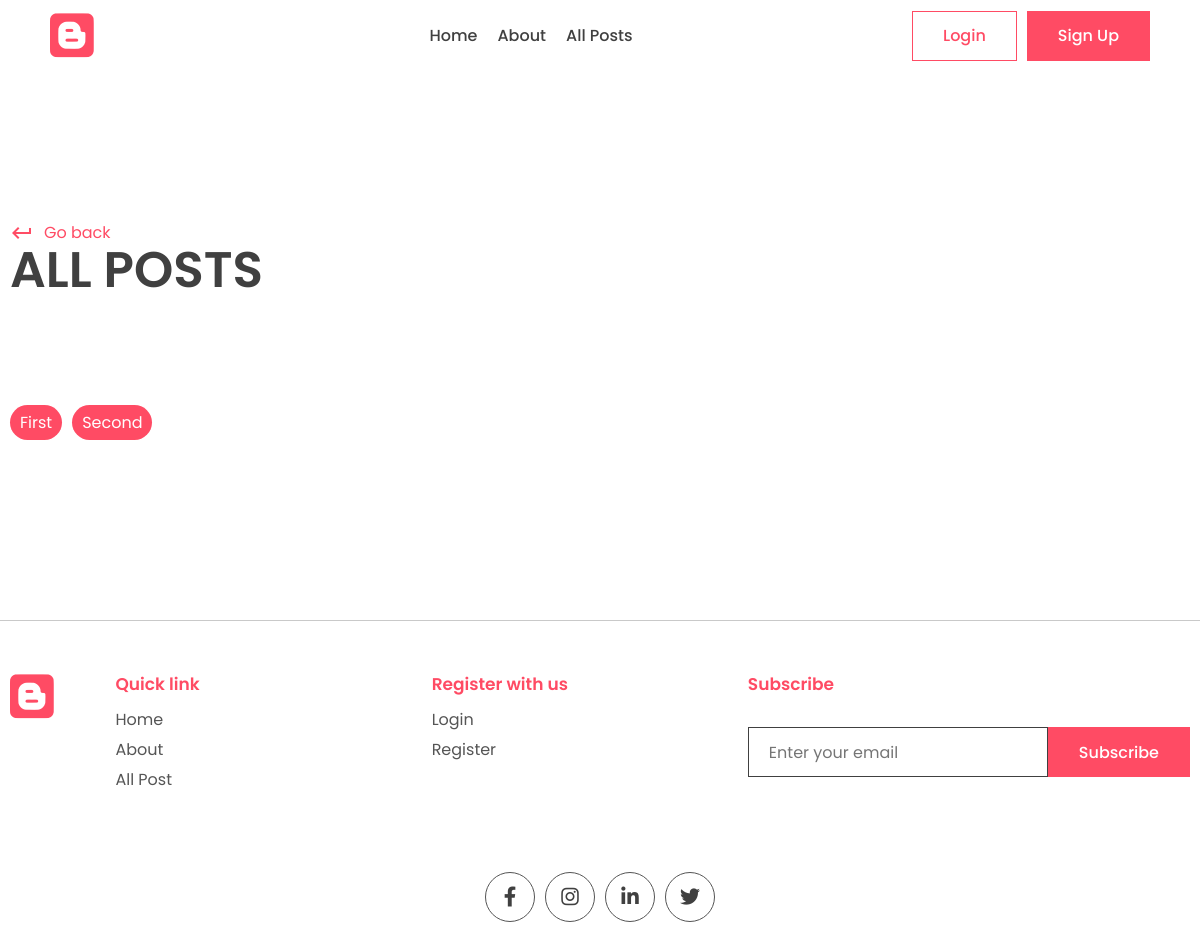
Page /all_posts on the earlier database version.
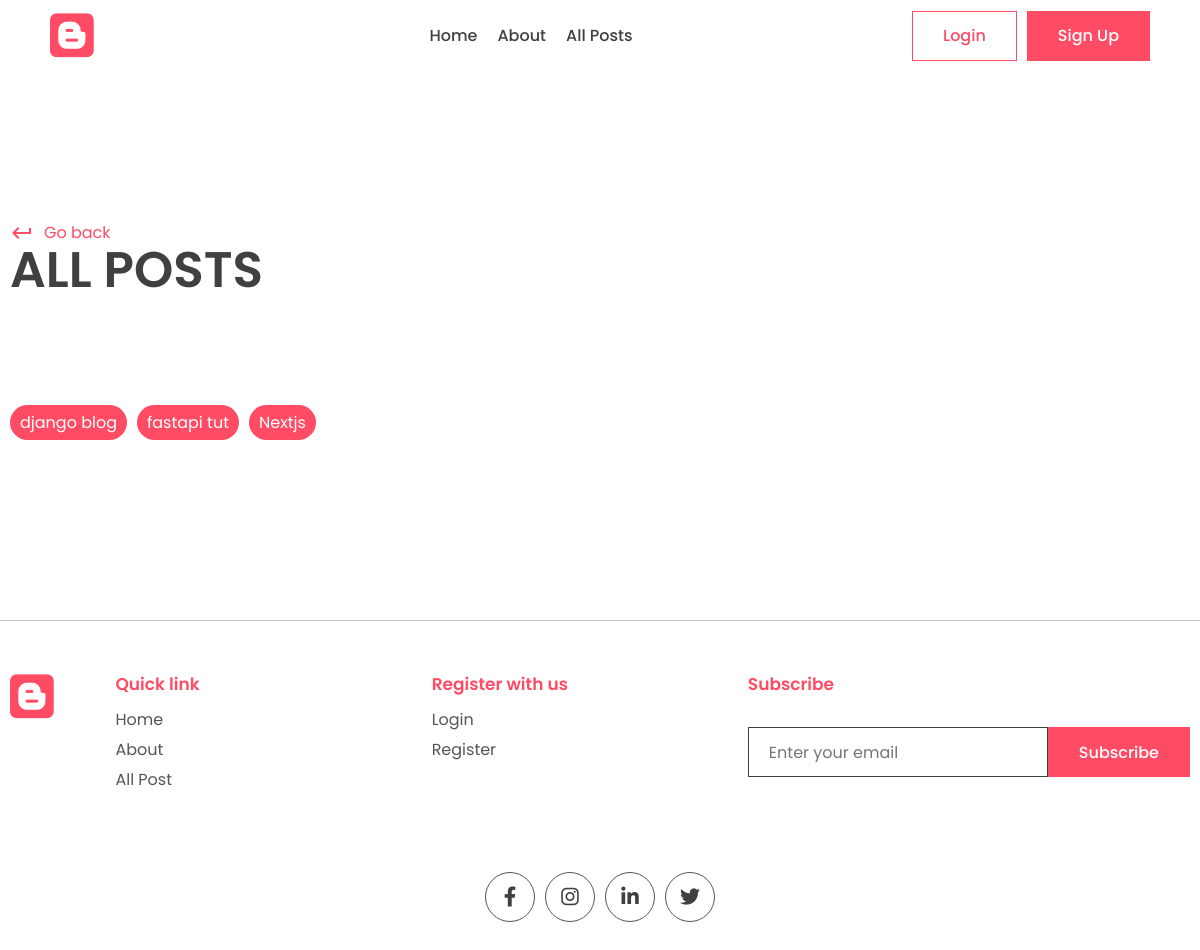
Same page on the later database version.
### app/models.py (models this page shows, shortened)
class Post(models.Model):
    title =  models.CharField(max_length=200)
    content = models.TextField()
    last_updated = models.DateTimeField(auto_now=True)
    slug = models.SlugField(max_length=200, unique=True)
    image = models.ImageField(null=True, blank=True, upload_to="images/")
    tags = models.ManyToManyField(Tag, blank=True, related_name='post')
    view_count=models.IntegerField(null=True, blank=True)
    is_featured = models.BooleanField(default=False)
    author = models.ForeignKey(User, on_delete=models.CASCADE, null=True, blank=True)
    bookmarks = models.ManyToManyField(User, related_name="bookmarks", default=None, blank=True)
    likes = models.ManyToManyField(User, related_name="post_like", default=None, blank=True)

### app/views.py (the view)
# urls.py: path('all_posts',views.all_posts,name='all_posts'),
def all_posts(request):
    all_posts = Post.objects.all()
    context={'all_posts':all_posts}
    return render(request, 'app/all_posts.html', context)

### app/templates/app/all_posts.html (shortened to what this page needs)
{% extends 'base.html' %}
{% block content %}
<main>
  <div class="container">
    <div class="page-top">
      <div class="top flex">
        <div class="page-name">
          <a href="" class="learn">
            <span class="material-icons"> keyboard_return </span> Go back
          </a>
          <h1>All Posts</h1>
        </div>
      </div>
    </div>
  </div>
</main>
<section class="sp">
  <div class="container">
    <div class="blog-tags">
    {% for post in all_posts  %}
    <p class="tag">
      <a style="color: white;" href="{% url 'post_page' post.slug %}">{{post.title}}</a>
    </p>
    {% endfor %}
  </div>
  </div>
</section>
{% endblock content %}

Differences in the rows shown:
removed Post: title "First"
removed Post: title "Second"
added Post: title "django blog"
added Post: title "fastapi tut"
added Post: title "Nextjs"
